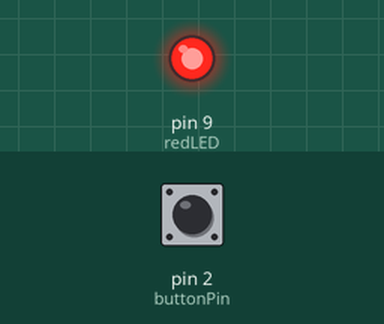
Bench run of a sketch on a simulated Arduino Uno, built with avr-gcc and run on an emulated ATmega328P. Parts: output pins drawn as LEDs (lit = HIGH). Inputs (shaded band) come from the test bench; at power-on: pin 2 (buttonPin) LOW.

Above: at 1.2 s.
1.3 s: pin 2 (buttonPin) pulled HIGH for 0.15 s
At 1.37 s:
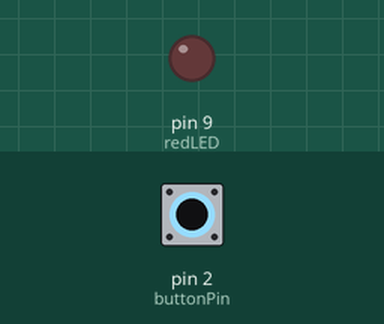
2.9 s: pin 2 (buttonPin) pulled HIGH for 3.2 s
At 7.1 s:
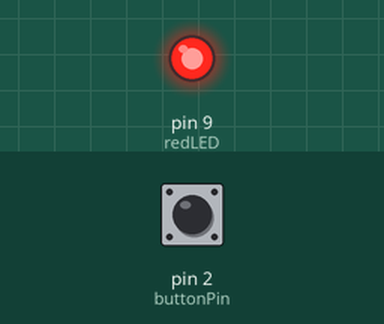
Timing chart, 0 to 8.6 s (numbered marks = the images above; inputs shaded):
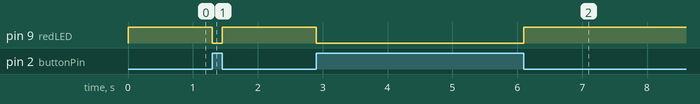

The sketch:

pushbutton.ino
```cpp
//int count;
int redLED = 9;
const int buttonPin = 2;     // the number of the pushbutton pin
int buttonState = 1;

void setup()
{
	//count=0;
	pinMode(redLED,OUTPUT);
	// initialize the pushbutton pin as an input:
	pinMode(buttonPin, INPUT);
}

void loop()
{
	//count=count+1;
	//delay(100);
	// read the state of the pushbutton value:
	buttonState = digitalRead(buttonPin);

	// check if the pushbutton is pressed.
	// if it is, the buttonState is HIGH:
	if (buttonState == HIGH) {
		// turn LED on:
		digitalWrite(redLED, LOW);
	} else {
		// turn LED off:
		digitalWrite(redLED, HIGH);
	}

}
```

Measured:
- after the input at 1.3 s, pin 9 (redLED): HIGH → LOW at once, → HIGH 0.15 s later
- after the input at 2.9 s, pin 9 (redLED): HIGH → LOW at once, → HIGH 3.2 s later
